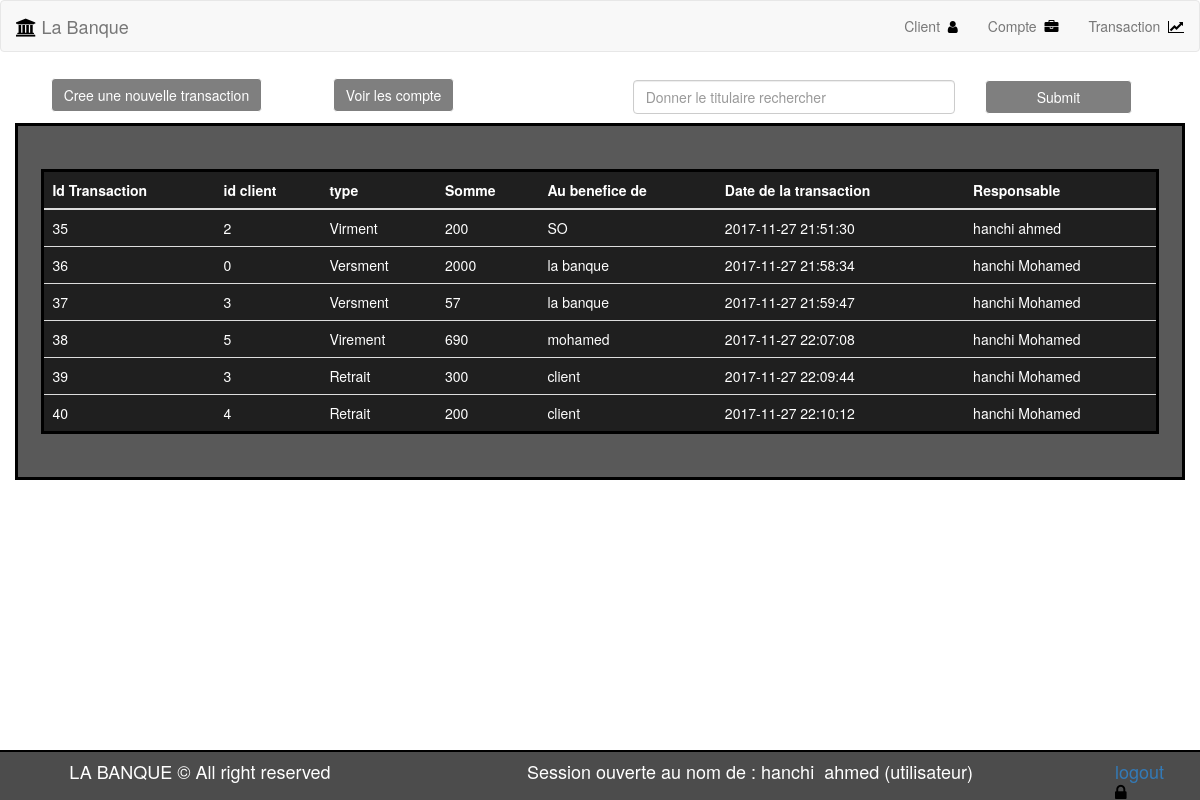
The page /transaction.php (signed in) on the database its author committed.
### tables this page shows
CREATE TABLE `transaction` (
  `id` int(11) NOT NULL,
  `idclient` int(11) NOT NULL,
  `type` varchar(100) NOT NULL,
  `somme` float NOT NULL,
  `benefice` varchar(100) NOT NULL,
  `datedetransaction` datetime NOT NULL,
  `responsable` varchar(100) NOT NULL
);

### classe/transaction.class.php (called while the page is built, shortened)
<?php
 	class transaction{
 	 	private $conn;
	  	public function __construct(){
 	 		$db = new conn;
          	$connect = $db->connect();
          	$this->conn = $connect;
 	 	}
    public function alltransaction(){
      $sql =$this->conn->query("SELECT * FROM transaction");
      return $sql;
    }
 	}
?>

### transaction.php (the view, shortened to what this page needs)
<?php include_once'assets/nav.php';include_once'assets/rederiction.php' ;include_once'classe/compte.class.php ';include_once'classe/transaction.class.php ' ; include_once'classe/conn.class.php ' ?>
<div class="container">
  <div class="row">
    <div class="col-sm-3">
      <a  href="creetransaction.php" class="btn"> Cree une nouvelle transaction </a>
    </div>
    <div class="col-sm-3">
      <a class="btn" id="show"> Voir les compte </a>
    </div>
    <div class="col-sm-6">
    <form method="post">
      <div class="row">
        <div class="col-sm-8">
          <input type="Search" class="form-control" name="res" placeholder="Donner le titulaire rechercher">
        </div>
        <div class="col-sm-4">
          <input type="submit" class="btn btn-block" name="shearchclient">
        </div>
      </div>
    </form>
    </div>
  </div>
</div>
<div class="col-sm-12">
    <div class="diveur1 table-responsive">
      <table class="table">
      <thead>
        <tr>
          <th>Id Transaction</th>
          <th>id client</th>
          <th>type</th>
          <th>Somme</th>
          <th>Au benefice de</th>
          <th>Date de la transaction</th>
          <th>Responsable</th>
        </tr>
      </thead>
      <tbody>
        <?php
          $Transaction = new transaction();
          $result = $Transaction->alltransaction();
          while($r = $result->fetch()){
            echo '<tr>';
              echo "<td>".$r['id']."</td>
                  <td>".$r['idclient']."</td>
                  <td>".$r['type']."</td>
                  <td>".$r['somme']."</td>
                  <td>".$r['benefice']."</td>
                  <td>".$r['datedetransaction']."</td>
                  <td>".$r['responsable']."</td>
              </tr>";
      }
    ?>
      </tbody>
    </table>
    </div>
  </div>
<?php include_once'assets/footer.php' ; ?>

### assets/nav.php (shortened to what this page needs)
<!DOCTYPE html>
<html>
<head>
  <link rel="stylesheet" href="https://cdnjs.cloudflare.com/ajax/libs/font-awesome/4.7.0/css/font-awesome.min.css">
  <link rel="stylesheet" type="text/css" href="assets/bootstrap.min.css">
  <link rel="stylesheet" type="text/css" href="assets/style.css">
</head>
<body>
  <nav class="navbar navbar-default">
      <div class="container-fluid">
        <div class="navbar-header">
          <a class="navbar-brand" href="index.php"><i class="fa fa-university "></i> La Banque</a>
        </div>
        <ul class="nav navbar-nav navbar-right">
          <li><a href="client.php">Client &nbsp;<i class="fa fa-user"></i></a></li>
          <li><a href="compte.php">Compte &nbsp;<i class="fa fa-briefcase"></i></a></li>
          <li><a href="transaction.php">Transaction &nbsp;<i class="fa fa-line-chart"></i></a></li>
        </ul>
      </div>
    </nav>

### assets/footer.php (shortened to what this page needs)
<div style=" position: fixed;bottom: 0PX;background: rgba(0,0,0,0.7); color: white; width: 100% ;height: 50px; margin-top:50px; border-top: #000 2px solid">
	<div class="col-sm-4">
		<h4 class="text-center">LA BANQUE &copy All right reserved </h4>
	</div>
	<div class="col-sm-7">
		<h4 class="text-center">
			Session ouverte au nom de :
			<?php echo $_SESSION['nom']."&nbsp ".$_SESSION['prenom']."&nbsp";
			if($_SESSION['poste'] == "admin"){
				echo '(Admin)&nbsp &nbsp <a href="parametre.php">Ajouter un utilisateur &nbsp;';
			}else{
				echo "(utilisateur)";
			}
			?>
		</h4>
	</div>
	<div class="col-sm-1">
		<h4><a href="assets/logout.php">logout &nbsp;<i class="fa fa-lock"></i></a></h4>
	</div>
 </div>
</body>
</html>

### assets/style.css (style rules this page uses)
* { color: white }
body { background: url(../images/Cards.jpg);background-size: cover; }
table { background: rgba(0,0,0,0.65);border: 3px solid #000 }
.fa { color:#000; }
.btn { background: rgba(0,0,0,0.5); color: #fff; border: 1px solid #fff }
.diveur1 { padding:2% ; background: rgba(0,0,0,0.65);border:#000 solid 3px }
.row { margin: 0.5% }

### transaction.php (style rules this page uses)
body { background: url(images/money.jpg);background-size: cover; }

### rows shown on the page
transaction: id "35", idclient "2", type "Virment", somme "200", benefice "SO", datedetransaction "2017-11-27 21:51:30", responsable "hanchi ahmed"
transaction: id "36", idclient "0", type "Versment", somme "2000", benefice "la banque", datedetransaction "2017-11-27 21:58:34", responsable "hanchi Mohamed"
transaction: id "37", idclient "3", type "Versment", somme "57", benefice "la banque", datedetransaction "2017-11-27 21:59:47", responsable "hanchi Mohamed"
transaction: id "38", idclient "5", type "Virement", somme "690", benefice "mohamed", datedetransaction "2017-11-27 22:07:08", responsable "hanchi Mohamed"
transaction: id "39", idclient "3", type "Retrait", somme "300", benefice "client", datedetransaction "2017-11-27 22:09:44", responsable "hanchi Mohamed"
transaction: id "40", idclient "4", type "Retrait", somme "200", benefice "client", datedetransaction "2017-11-27 22:10:12", responsable "hanchi Mohamed"

### other values the page prints
$_SESSION['nom'] "hanchi"
$_SESSION['prenom'] "ahmed"
